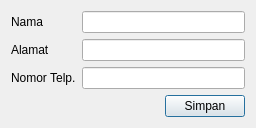
<?xml version="1.0" encoding="UTF-8"?>
<ui version="4.0">
 <class>CreateCustomerDialog</class>
 <widget class="QDialog" name="CreateCustomerDialog">
  <property name="geometry">
   <rect>
    <x>0</x>
    <y>0</y>
    <width>256</width>
    <height>121</height>
   </rect>
  </property>
  <property name="windowTitle">
   <string>Tambah data konsumen</string>
  </property>
  <layout class="QVBoxLayout" name="verticalLayout">
   <item>
    <layout class="QFormLayout" name="formLayout">
     <item row="0" column="0">
      <widget class="QLabel" name="namaLabel">
       <property name="text">
        <string>Nama</string>
       </property>
      </widget>
     </item>
     <item row="0" column="1">
      <widget class="QLineEdit" name="namaLineEdit"/>
     </item>
     <item row="1" column="0">
      <widget class="QLabel" name="alamatLabel">
       <property name="text">
        <string>Alamat</string>
       </property>
      </widget>
     </item>
     <item row="1" column="1">
      <widget class="QLineEdit" name="alamatLineEdit"/>
     </item>
     <item row="2" column="0">
      <widget class="QLabel" name="nomorTelpLabel">
       <property name="text">
        <string>Nomor Telp.</string>
       </property>
      </widget>
     </item>
     <item row="2" column="1">
      <widget class="QLineEdit" name="nomorTelpLineEdit"/>
     </item>
    </layout>
   </item>
   <item alignment="Qt::AlignRight">
    <widget class="QPushButton" name="pushButton">
     <property name="text">
      <string>Simpan</string>
     </property>
    </widget>
   </item>
  </layout>
 </widget>
 <resources/>
 <connections/>
</ui>
